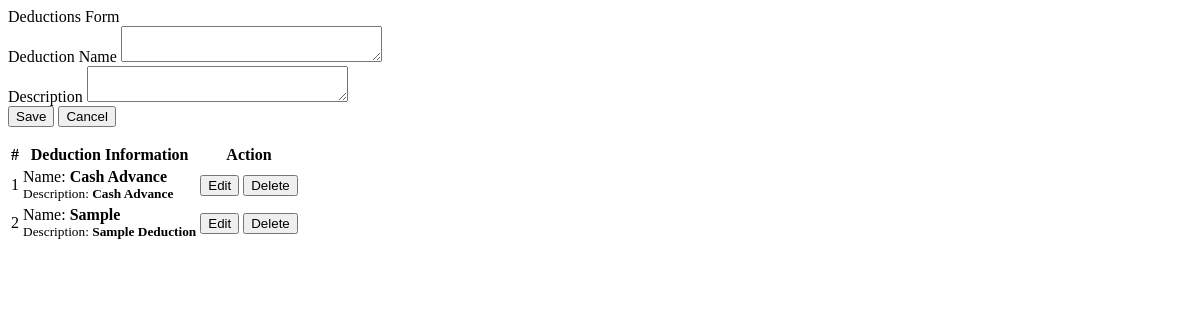
The page /deductions.php on the database as committed earlier.
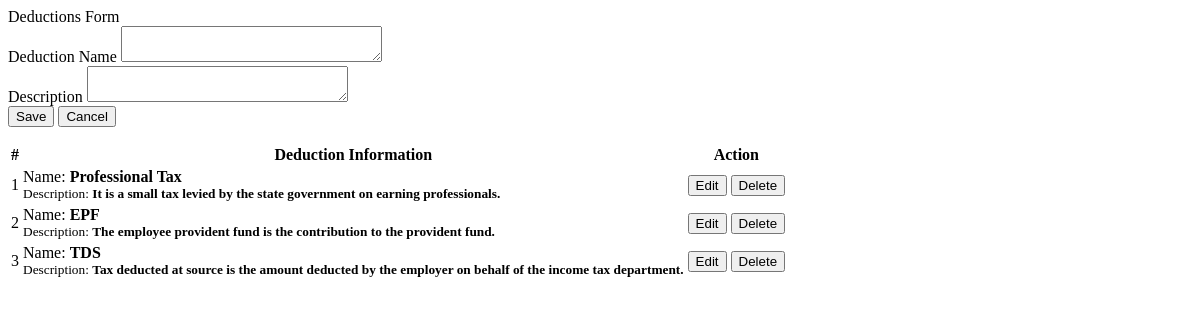
The same page on the database as committed later.
### tables this page shows
CREATE TABLE `deductions` (
  `id` int(30) NOT NULL,
  `deduction` text NOT NULL,
  `description` text NOT NULL
);

### deductions.php (the view, shortened to what this page needs)
<?php include('db_connect.php');?>
<div class="container-fluid">
	<div class="col-lg-12">
		<div class="row">
			<div class="col-md-4">
			<form action="" id="manage-deductions">
				<div class="card">
					<div class="card-header">
						  Deductions Form
				  	</div>
					<div class="card-body">
							<div class="form-group">
								<label class="control-label">Deduction Name</label>
								<textarea name="deduction" id="" cols="30" rows="2" class="form-control" required></textarea>
							</div>
							<div class="form-group">
								<label class="control-label">Description</label>
								<textarea name="description" id="" cols="30" rows="2" class="form-control" required></textarea>
							</div>
					</div>
					<div class="card-footer">
						<div class="row">
							<div class="col-md-12">
								<button class="btn btn-sm btn-primary col-sm-3 offset-md-3"> Save</button>
								<button class="btn btn-sm btn-default col-sm-3" type="button" onclick="_reset()"> Cancel</button>
							</div>
						</div>
					</div>
				</div>
			</form>
			</div>
			<div class="col-md-8">
				<div class="card">
					<div class="card-body">
						<table class="table table-bordered table-hover">
							<thead>
								<tr>
									<th class="text-center">#</th>
									<th class="text-center">Deduction Information</th>
									<th class="text-center">Action</th>
								</tr>
							</thead>
							<tbody>
								<?php
								$i = 1;
								$deductions = $conn->query("SELECT * FROM deductions order by id asc");
								while($row=$deductions->fetch_assoc()):
								?>
								<tr>
									<td class="text-center"><?php echo $i++ ?></td>
									<td class="">
										 <p>Name: <b><?php echo $row['deduction'] ?></b></p>
										 <p class="truncate"><small>Description: <b><?php echo $row['description'] ?></b></small></p>
									</td>
									<td class="text-center">
										<button class="btn btn-sm btn-primary edit_deductions" type="button" data-id="<?php echo $row['id'] ?>" data-deduction="<?php echo $row['deduction'] ?>" data-description="<?php echo $row['description'] ?>" >Edit</button>
										<button class="btn btn-sm btn-danger delete_deductions" type="button" data-id="<?php echo $row['id'] ?>">Delete</button>
									</td>
								</tr>
								<?php endwhile; ?>
							</tbody>
						</table>
					</div>
				</div>
			</div>
		</div>
	</div>
</div>

Rows that differ between the two databases and show on the page:
removed deductions: deduction "Cash Advance", description "Cash Advance"
removed deductions: deduction "Sample", description "Sample Deduction"
added deductions: deduction "Professional Tax", description "It is a small tax levied by the state government on earning professionals."
added deductions: deduction "EPF", description "The employee provident fund is the contribution to the provident fund."
added deductions: deduction "TDS", description "Tax deducted at source is the amount deducted by the employer on behalf of the income tax department."
